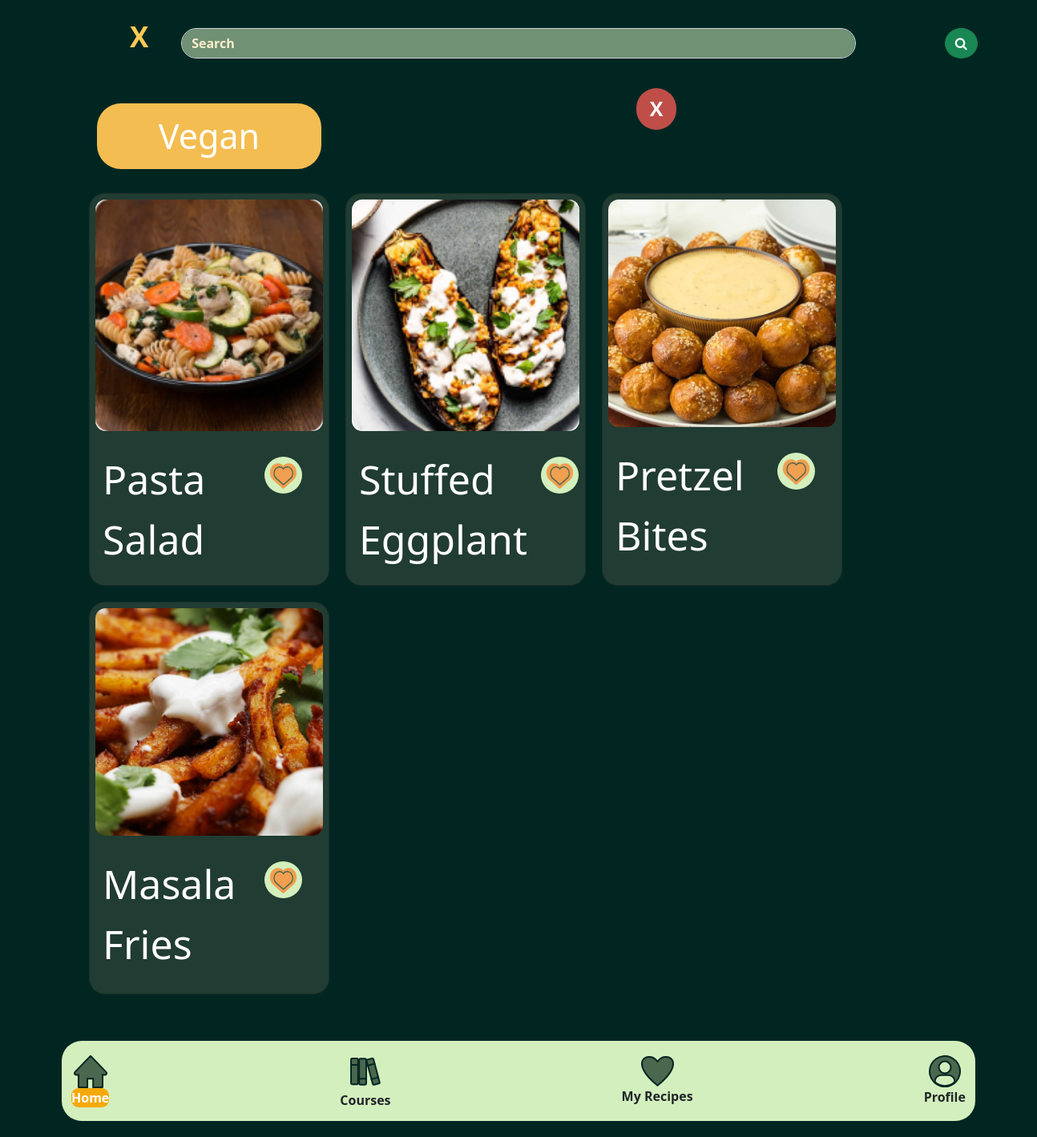
The app's page /mealFix/search/typeofdiet/1 with its own data.
### mealFix/models.py (models this page shows)
class TypeOfDiet(models.Model):
    title = models.CharField(max_length=100)
    author = models.ForeignKey(User, on_delete=models.CASCADE, null=True, blank=True)

class Recept(models.Model):
    title = models.CharField(max_length=50)
    time = models.IntegerField()
    tod = models.IntegerField(null=True, blank=True)
    bigsix = models.IntegerField(null=True, blank=True)
    cuisine = models.IntegerField(null=True, blank=True)
    dish_style = models.IntegerField(null=True, blank=True)
    ingredients = models.TextField(blank=True, null=True)
    calories = models.TextField(null=True, blank=True)
    fat = models.TextField(null=True, blank=True)
    carbs = models.TextField(null=True, blank=True)
    fiber = models.TextField(null=True, blank=True)
    sugar = models.TextField(null=True, blank=True)
    protein = models.TextField(null=True, blank=True)
    servings = models.IntegerField(null=True, blank=True)
    step1 = models.TextField(null=True, blank=True)
    step2 = models.TextField(null=True, blank=True)
    step3 = models.TextField(null=True, blank=True)
    step4 = models.TextField(null=True, blank=True)
    step5 = models.TextField(null=True, blank=True)
    step6 = models.TextField(null=True, blank=True)
    step7 = models.TextField(null=True, blank=True)
    step8 = models.TextField(null=True, blank=True)
    step9 = models.TextField(null=True, blank=True)
    step10 = models.TextField(null=True, blank=True)
    myrecipes = models.IntegerField(null=True, blank=True)
    image = models.ImageField(upload_to="cover_image", null=True, blank=True)
    author = models.ForeignKey(User, on_delete=models.CASCADE, null=True, blank=True)

### mealFix/views.py (the view)
# urls.py: path("search/typeofdiet/<str:id_tod>", views.todpage),
def todpage(request, id_tod):
    oneTod = TypeOfDiet.objects.get(id=id_tod)
    queryset = Recept.objects.all()
    context ={"oneTod": oneTod, "recipeT": queryset}
    return render(request, "todpage.html", context=context)

### templates/todpage.html (shortened to what this page needs)
<!DOCTYPE html>
<html lang="en">
<head>
{% load static %}
    <link rel="stylesheet" type="text/css" href="{% static '/css/bootstrap.css' %}" >
<link href="https://maxcdn.bootstrapcdn.com/font-awesome/4.6.3/css/font-awesome.min.css" rel="stylesheet"/>
<body>
<div class="container col-12">
{% load static %}
<div class="container col-12">
<div id="boxes" class="row-cols-lg-2 mx-auto float-container" style="align-items: center; align-content: center; text-align: center; display: flex">
    <div id="leftbox">
        <a href="/mealFix/home" style="color: #FFCA55; font-weight: bolder; font-size: 35px">X</p>
        </a>
    </div>
  <div id="middlebox" class="col-lg-10 float-child1">
      <a href="">
        <input href="/mealFix/profile" type="text" value="Search" class="form-control rounded-5" placeholder="Search" style="background-color: #709174; text-align: left; color: #FCEFCE; font-weight: bolder">
      </a>
  </div>
  <div id="rightbox" class="col-sm float-child2">
        <button class="btn btn-success rounded-circle" type="submit">
            <i class="fa fa-search"></i>
        </button>
  </div>
</div>
<div class="float-container col-10">
    <button id="x" class="btn"><a href="/mealFix/search">X</a></button>
    <button class="btn btn-lg" style="color: white; font-size: 43px; background-color: #F4BD51; border-radius: 30px; width: 280px">{{ oneTod.title }} </button>
</div>
<div style="display: flex; flex-direction: row; flex-wrap: wrap;">
    {% for recept in recipeT %}
        {% if recept.tod == oneTod.id%}
        <div class="card recept-bt" style="width:300px; margin: 10px; height: 490px; background-color: #213C32;border-radius: 20px">
  <img src="{{ MEDIA_URL }}{{ recept.image.url }}" class="card-img-top" alt="..." style="border-radius: 20px">
  <div class="card-body" style="display: flex; color: white">
      <div  class=" float-start">
         <p class="card-title" style="font-size: 50px; text-align: left">{{ recept.title }}</p>
      </div>
      <div class="float-end mx-auto" >
        <a href="#" class="btn btn-lg" style="font-size: 20px;"><img src="{% static "/img/like.svg" %}"></a>
      </div>
  </div>
</div>
            {% endif %}
    {% endfor %}
</div>
<br>
<br>
<div class="navbar fixed-bottom navbar-expand-lg float-container text-center">
    <div class="container text-center" style="background-color: #D3EFBD; border-radius: 25px;  width: 2000px; height: 100px; align-content: center">
        <div class="nav-item">
            <img id="image" src="{% static '/img/icons/home.svg' %}" alt="logo" class="text-center">
            <a class="nav-link" href="/mealFix/home" style="background-color: #F6A90A; border-radius: 9px; color: white">Home</a>
        </div>
        <div class="nav-item">
            <img id="image" src="{% static '/img/icons/books.svg' %}" alt="logo">
            <a class="nav-link" href="/mealFix/course">Courses</a>
        </div>
        <div class="nav-item">
            <img id="image" src="{% static '/img/icons/fav.svg' %}" alt="logo">
            <a class="nav-link" href="/mealFix/myrecipes">My Recipes</a>
        </div>
        <div class="nav-item">
            <img id="image" src="{% static '/img/icons/profil.svg' %}" alt="logo"></a>
            <a class="nav-link" href="/mealFix/profile">Profile</a>
        </div>
        </div>
    </div>
</div>
<br>
<br>
<br>
<br>
<br>
</div>
</body>
</html>

### templates/todpage.html (style rules this page uses)
body { background: #012622; box-shadow: 0px 4px 4px rgba(0, 0, 0, 0.25); }
a { color: white; text-decoration: none; }
.nav-link { text-align: center; font-weight: bolder; }
.float-container { padding: 20px; }
.float-child1 { width: 700px; float: left; }
#leftbox { float:left; width:10%; }
#middlebox { float: left; width:80%; }
#rightbox { float:right; width:25%; }
.card-img-top { padding: 7px; display: block; margin-right: auto; margin-left: auto; width: 298px; height: 320px; background-size: cover; }
#x { position: absolute; color: white; background-color: #BF4E49; font-size: 25px; font-weight: bolder; width: 50px; top: 110px; right: 450px; border-radius: 25px; }

### records on screen
TypeOfDiet: title "Vegan"
Recept: image (picture), title "Pasta Salad"
Recept: image (picture), title "Stuffed Eggplant"
Recept: image (picture), title "Pretzel Bites"
Recept: image (picture), title "Masala Fries"
